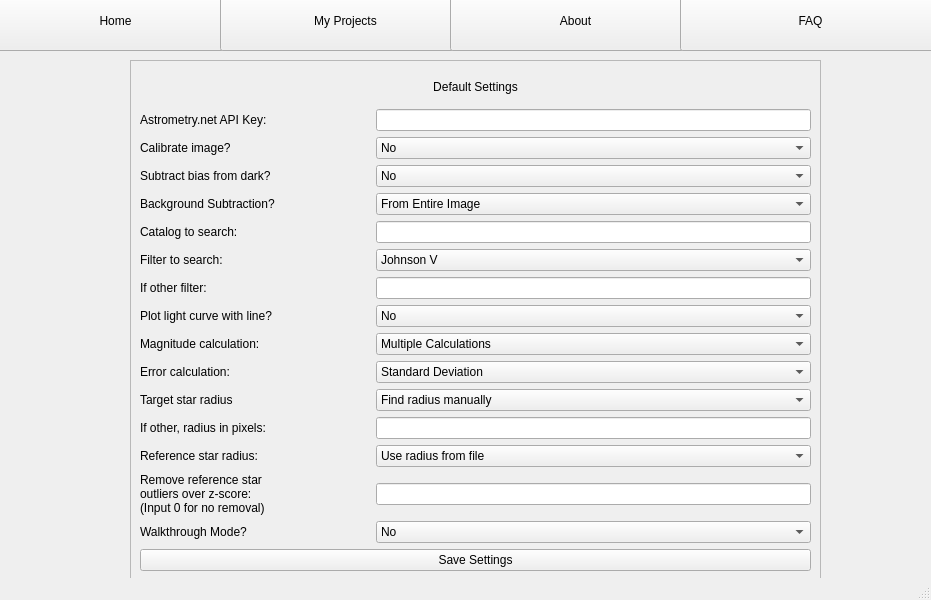
<?xml version="1.0" encoding="UTF-8"?>
<ui version="4.0">
 <class>MainWindow</class>
 <widget class="QMainWindow" name="MainWindow">
  <property name="geometry">
   <rect>
    <x>0</x>
    <y>0</y>
    <width>931</width>
    <height>600</height>
   </rect>
  </property>
  <property name="sizePolicy">
   <sizepolicy hsizetype="Fixed" vsizetype="Fixed">
    <horstretch>0</horstretch>
    <verstretch>0</verstretch>
   </sizepolicy>
  </property>
  <property name="minimumSize">
   <size>
    <width>931</width>
    <height>600</height>
   </size>
  </property>
  <property name="maximumSize">
   <size>
    <width>931</width>
    <height>600</height>
   </size>
  </property>
  <property name="windowTitle">
   <string>Photometry+</string>
  </property>
  <widget class="QWidget" name="centralwidget">
   <widget class="QScrollArea" name="projectscrll">
    <property name="geometry">
     <rect>
      <x>130</x>
      <y>60</y>
      <width>691</width>
      <height>521</height>
     </rect>
    </property>
    <property name="sizePolicy">
     <sizepolicy hsizetype="Expanding" vsizetype="Expanding">
      <horstretch>1</horstretch>
      <verstretch>1</verstretch>
     </sizepolicy>
    </property>
    <property name="widgetResizable">
     <bool>true</bool>
    </property>
    <widget class="QWidget" name="scrollAreaWidgetContents">
     <property name="geometry">
      <rect>
       <x>0</x>
       <y>0</y>
       <width>689</width>
       <height>619</height>
      </rect>
     </property>
     <property name="sizePolicy">
      <sizepolicy hsizetype="Expanding" vsizetype="Preferred">
       <horstretch>0</horstretch>
       <verstretch>0</verstretch>
      </sizepolicy>
     </property>
     <layout class="QGridLayout" name="gridLayout">
      <item row="7" column="1">
       <widget class="QLabel" name="filterinfo">
        <property name="maximumSize">
         <size>
          <width>10</width>
          <height>10</height>
         </size>
        </property>
        <property name="text">
         <string/>
        </property>
        <property name="pixmap">
         <pixmap>../assets/info.png</pixmap>
        </property>
        <property name="scaledContents">
         <bool>true</bool>
        </property>
       </widget>
      </item>
      <item row="15" column="1">
       <widget class="QLabel" name="removerefinfo">
        <property name="maximumSize">
         <size>
          <width>10</width>
          <height>10</height>
         </size>
        </property>
        <property name="text">
         <string/>
        </property>
        <property name="pixmap">
         <pixmap>../assets/info.png</pixmap>
        </property>
        <property name="scaledContents">
         <bool>true</bool>
        </property>
       </widget>
      </item>
      <item row="1" column="0" colspan="4">
       <widget class="QLabel" name="label_4">
        <property name="styleSheet">
         <string notr="true">font: 18pt &quot;Arial Rounded MT Bold&quot;;</string>
        </property>
        <property name="text">
         <string>Default Settings</string>
        </property>
        <property name="alignment">
         <set>Qt::AlignCenter</set>
        </property>
       </widget>
      </item>
      <item row="9" column="1">
       <widget class="QLabel" name="lightcurvelineinfo">
        <property name="maximumSize">
         <size>
          <width>10</width>
          <height>10</height>
         </size>
        </property>
        <property name="text">
         <string/>
        </property>
        <property name="pixmap">
         <pixmap>../assets/info.png</pixmap>
        </property>
        <property name="scaledContents">
         <bool>true</bool>
        </property>
       </widget>
      </item>
      <item row="8" column="0">
       <widget class="QLabel" name="label_7">
        <property name="text">
         <string>If other filter:</string>
        </property>
       </widget>
      </item>
      <item row="15" column="2" colspan="2">
       <widget class="QLineEdit" name="removeoutlierentry"/>
      </item>
      <item row="13" column="0">
       <widget class="QLabel" name="label_19">
        <property name="text">
         <string>If other, radius in pixels:</string>
        </property>
       </widget>
      </item>
      <item row="9" column="2" colspan="2">
       <widget class="QComboBox" name="lightcurvelinecombo">
        <item>
         <property name="text">
          <string>No</string>
         </property>
        </item>
        <item>
         <property name="text">
          <string>Yes</string>
         </property>
        </item>
       </widget>
      </item>
      <item row="3" column="1">
       <widget class="QLabel" name="calibrateinfo">
        <property name="maximumSize">
         <size>
          <width>10</width>
          <height>10</height>
         </size>
        </property>
        <property name="text">
         <string/>
        </property>
        <property name="pixmap">
         <pixmap>../assets/info.png</pixmap>
        </property>
        <property name="scaledContents">
         <bool>true</bool>
        </property>
       </widget>
      </item>
      <item row="12" column="1">
       <widget class="QLabel" name="targetradiusinfo">
        <property name="maximumSize">
         <size>
          <width>10</width>
          <height>10</height>
         </size>
        </property>
        <property name="text">
         <string/>
        </property>
        <property name="pixmap">
         <pixmap>../assets/info.png</pixmap>
        </property>
        <property name="scaledContents">
         <bool>true</bool>
        </property>
       </widget>
      </item>
      <item row="4" column="0">
       <widget class="QLabel" name="label_8">
        <property name="text">
         <string>Subtract bias from dark?</string>
        </property>
       </widget>
      </item>
      <item row="13" column="1">
       <widget class="QLabel" name="pixradiusinfo">
        <property name="maximumSize">
         <size>
          <width>10</width>
          <height>10</height>
         </size>
        </property>
        <property name="text">
         <string/>
        </property>
        <property name="pixmap">
         <pixmap>../assets/info.png</pixmap>
        </property>
        <property name="scaledContents">
         <bool>true</bool>
        </property>
       </widget>
      </item>
      <item row="15" column="0">
       <widget class="QLabel" name="label_16">
        <property name="text">
         <string>Remove reference star
outliers over z-score:
(Input 0 for no removal)</string>
        </property>
       </widget>
      </item>
      <item row="9" column="0">
       <widget class="QLabel" name="label_12">
        <property name="text">
         <string>Plot light curve with line?</string>
        </property>
       </widget>
      </item>
      <item row="3" column="2" colspan="2">
       <widget class="QComboBox" name="calibratecombo">
        <item>
         <property name="text">
          <string>No</string>
         </property>
        </item>
        <item>
         <property name="text">
          <string>Yes</string>
         </property>
        </item>
       </widget>
      </item>
      <item row="2" column="1">
       <widget class="QLabel" name="astrometryinfo">
        <property name="maximumSize">
         <size>
          <width>10</width>
          <height>10</height>
         </size>
        </property>
        <property name="text">
         <string/>
        </property>
        <property name="pixmap">
         <pixmap>../assets/info.png</pixmap>
        </property>
        <property name="scaledContents">
         <bool>true</bool>
        </property>
       </widget>
      </item>
      <item row="2" column="0">
       <widget class="QLabel" name="label_5">
        <property name="text">
         <string>Astrometry.net API Key:</string>
        </property>
       </widget>
      </item>
      <item row="8" column="1">
       <widget class="QLabel" name="otherfilterinfo">
        <property name="maximumSize">
         <size>
          <width>10</width>
          <height>10</height>
         </size>
        </property>
        <property name="text">
         <string/>
        </property>
        <property name="pixmap">
         <pixmap>../assets/info.png</pixmap>
        </property>
        <property name="scaledContents">
         <bool>true</bool>
        </property>
       </widget>
      </item>
      <item row="14" column="0">
       <widget class="QLabel" name="label_14">
        <property name="text">
         <string>Reference star radius:</string>
        </property>
       </widget>
      </item>
      <item row="6" column="0">
       <widget class="QLabel" name="label_10">
        <property name="text">
         <string>Catalog to search:</string>
        </property>
       </widget>
      </item>
      <item row="12" column="0">
       <widget class="QLabel" name="label_15">
        <property name="text">
         <string>Target star radius</string>
        </property>
       </widget>
      </item>
      <item row="5" column="0">
       <widget class="QLabel" name="label_9">
        <property name="text">
         <string>Background Subtraction?</string>
        </property>
       </widget>
      </item>
      <item row="7" column="2" colspan="2">
       <widget class="QComboBox" name="filtercombo">
        <item>
         <property name="text">
          <string>Johnson V</string>
         </property>
        </item>
        <item>
         <property name="text">
          <string>Johnson B</string>
         </property>
        </item>
        <item>
         <property name="text">
          <string>g'</string>
         </property>
        </item>
        <item>
         <property name="text">
          <string>r'</string>
         </property>
        </item>
        <item>
         <property name="text">
          <string>i'</string>
         </property>
        </item>
        <item>
         <property name="text">
          <string>Other</string>
         </property>
        </item>
       </widget>
      </item>
      <item row="3" column="0">
       <widget class="QLabel" name="label_6">
        <property name="text">
         <string>Calibrate image?</string>
        </property>
       </widget>
      </item>
      <item row="11" column="0">
       <widget class="QLabel" name="label_13">
        <property name="text">
         <string>Error calculation:</string>
        </property>
       </widget>
      </item>
      <item row="5" column="2" colspan="2">
       <widget class="QComboBox" name="backgroundcombo">
        <item>
         <property name="text">
          <string>From Entire Image</string>
         </property>
        </item>
        <item>
         <property name="text">
          <string>From Individual Stars</string>
         </property>
        </item>
       </widget>
      </item>
      <item row="6" column="1">
       <widget class="QLabel" name="cataloginfo">
        <property name="maximumSize">
         <size>
          <width>10</width>
          <height>10</height>
         </size>
        </property>
        <property name="text">
         <string/>
        </property>
        <property name="pixmap">
         <pixmap>../assets/info.png</pixmap>
        </property>
        <property name="scaledContents">
         <bool>true</bool>
        </property>
       </widget>
      </item>
      <item row="16" column="0">
       <widget class="QLabel" name="label_20">
        <property name="text">
         <string>Walkthrough Mode?</string>
        </property>
       </widget>
      </item>
      <item row="4" column="2" colspan="2">
       <widget class="QComboBox" name="subtractbiascombo">
        <item>
         <property name="text">
          <string>No</string>
         </property>
        </item>
        <item>
         <property name="text">
          <string>Yes</string>
         </property>
        </item>
       </widget>
      </item>
      <item row="11" column="2" colspan="2">
       <widget class="QComboBox" name="errorcombo">
        <item>
         <property name="text">
          <string>Standard Deviation</string>
         </property>
        </item>
        <item>
         <property name="text">
          <string>Weighted Magnitude</string>
         </property>
        </item>
        <item>
         <property name="text">
          <string>Jack Knife</string>
         </property>
        </item>
        <item>
         <property name="text">
          <string>No error calculation</string>
         </property>
        </item>
       </widget>
      </item>
      <item row="14" column="1">
       <widget class="QLabel" name="refradiusinfo">
        <property name="maximumSize">
         <size>
          <width>10</width>
          <height>10</height>
         </size>
        </property>
        <property name="text">
         <string/>
        </property>
        <property name="pixmap">
         <pixmap>../assets/info.png</pixmap>
        </property>
        <property name="scaledContents">
         <bool>true</bool>
        </property>
       </widget>
      </item>
      <item row="12" column="2" colspan="2">
       <widget class="QComboBox" name="targetradiuscombo">
        <item>
         <property name="text">
          <string>Find radius manually</string>
         </property>
        </item>
        <item>
         <property name="text">
          <string>Use full-width half-maximum</string>
         </property>
        </item>
        <item>
         <property name="text">
          <string>Other</string>
         </property>
        </item>
       </widget>
      </item>
      <item row="14" column="2" colspan="2">
       <widget class="QComboBox" name="refradiuscombo">
        <item>
         <property name="text">
          <string>Use radius from file</string>
         </property>
        </item>
        <item>
         <property name="text">
          <string>Same as target star radius</string>
         </property>
        </item>
       </widget>
      </item>
      <item row="2" column="2" colspan="2">
       <widget class="QLineEdit" name="apikeyentry"/>
      </item>
      <item row="11" column="1">
       <widget class="QLabel" name="errorinfo">
        <property name="maximumSize">
         <size>
          <width>10</width>
          <height>10</height>
         </size>
        </property>
        <property name="text">
         <string/>
        </property>
        <property name="pixmap">
         <pixmap>../assets/info.png</pixmap>
        </property>
        <property name="scaledContents">
         <bool>true</bool>
        </property>
       </widget>
      </item>
      <item row="5" column="1">
       <widget class="QLabel" name="backgroundinfo">
        <property name="maximumSize">
         <size>
          <width>10</width>
          <height>10</height>
         </size>
        </property>
        <property name="text">
         <string/>
        </property>
        <property name="pixmap">
         <pixmap>../assets/info.png</pixmap>
        </property>
        <property name="scaledContents">
         <bool>true</bool>
        </property>
       </widget>
      </item>
      <item row="7" column="0">
       <widget class="QLabel" name="label_11">
        <property name="text">
         <string>Filter to search:</string>
        </property>
       </widget>
      </item>
      <item row="4" column="1">
       <widget class="QLabel" name="subtractbiasinfo">
        <property name="maximumSize">
         <size>
          <width>10</width>
          <height>10</height>
         </size>
        </property>
        <property name="text">
         <string/>
        </property>
        <property name="pixmap">
         <pixmap>../assets/info.png</pixmap>
        </property>
        <property name="scaledContents">
         <bool>true</bool>
        </property>
       </widget>
      </item>
      <item row="6" column="2" colspan="2">
       <widget class="QLineEdit" name="catalogentry"/>
      </item>
      <item row="17" column="0" colspan="4">
       <widget class="QPushButton" name="submitbtn">
        <property name="text">
         <string>Save Settings</string>
        </property>
       </widget>
      </item>
      <item row="16" column="1">
       <widget class="QLabel" name="walkthroughinfo">
        <property name="maximumSize">
         <size>
          <width>10</width>
          <height>10</height>
         </size>
        </property>
        <property name="text">
         <string/>
        </property>
        <property name="pixmap">
         <pixmap>../assets/info.png</pixmap>
        </property>
        <property name="scaledContents">
         <bool>true</bool>
        </property>
       </widget>
      </item>
      <item row="10" column="0">
       <widget class="QLabel" name="label_17">
        <property name="text">
         <string>Magnitude calculation:</string>
        </property>
       </widget>
      </item>
      <item row="10" column="1">
       <widget class="QLabel" name="magnitudeinfo">
        <property name="maximumSize">
         <size>
          <width>10</width>
          <height>10</height>
         </size>
        </property>
        <property name="toolTip">
         <string>&lt;html&gt;&lt;head/&gt;&lt;body&gt;&lt;p&gt;Select &amp;quot;Multiple Calculations&amp;quot; to calculate a target object magnitude for every reference star, and then average those magnitudes together for the final magnitude. Select &amp;quot;One Calculation&amp;quot; to average the reference star counts and magnitudes together, and then calculate one final target object magnitude. &lt;/p&gt;&lt;/body&gt;&lt;/html&gt;</string>
        </property>
        <property name="text">
         <string/>
        </property>
        <property name="pixmap">
         <pixmap>../assets/info.png</pixmap>
        </property>
        <property name="scaledContents">
         <bool>true</bool>
        </property>
       </widget>
      </item>
      <item row="10" column="2" colspan="2">
       <widget class="QComboBox" name="magnitudecombo">
        <item>
         <property name="text">
          <string>Multiple Calculations</string>
         </property>
        </item>
        <item>
         <property name="text">
          <string>One Calculation</string>
         </property>
        </item>
       </widget>
      </item>
      <item row="8" column="2" colspan="2">
       <widget class="QLineEdit" name="filterentry">
        <property name="readOnly">
         <bool>false</bool>
        </property>
       </widget>
      </item>
      <item row="13" column="2" colspan="2">
       <widget class="QLineEdit" name="pixradentry"/>
      </item>
      <item row="16" column="2" colspan="2">
       <widget class="QComboBox" name="walkthroughcombo">
        <item>
         <property name="text">
          <string>No</string>
         </property>
        </item>
        <item>
         <property name="text">
          <string>Yes</string>
         </property>
        </item>
       </widget>
      </item>
     </layout>
    </widget>
   </widget>
   <widget class="QLabel" name="label_21">
    <property name="geometry">
     <rect>
      <x>930</x>
      <y>380</y>
      <width>10</width>
      <height>10</height>
     </rect>
    </property>
    <property name="maximumSize">
     <size>
      <width>10</width>
      <height>10</height>
     </size>
    </property>
    <property name="text">
     <string/>
    </property>
    <property name="pixmap">
     <pixmap>../assets/info.png</pixmap>
    </property>
    <property name="scaledContents">
     <bool>true</bool>
    </property>
   </widget>
   <widget class="QPushButton" name="homebtn">
    <property name="geometry">
     <rect>
      <x>-10</x>
      <y>-10</y>
      <width>251</width>
      <height>61</height>
     </rect>
    </property>
    <property name="styleSheet">
     <string notr="true">font: 16pt &quot;Arial Rounded MT Bold&quot;;</string>
    </property>
    <property name="text">
     <string>Home</string>
    </property>
    <property name="icon">
     <iconset>
      <normaloff>../assets/PhotometryPlusLogo.png</normaloff>../assets/PhotometryPlusLogo.png</iconset>
    </property>
    <property name="iconSize">
     <size>
      <width>100</width>
      <height>30</height>
     </size>
    </property>
   </widget>
   <widget class="QPushButton" name="myprojectsbtn">
    <property name="geometry">
     <rect>
      <x>220</x>
      <y>-10</y>
      <width>251</width>
      <height>61</height>
     </rect>
    </property>
    <property name="styleSheet">
     <string notr="true">font: 16pt &quot;Arial Rounded MT Bold&quot;;</string>
    </property>
    <property name="text">
     <string>My Projects</string>
    </property>
   </widget>
   <widget class="QPushButton" name="aboutbtn">
    <property name="geometry">
     <rect>
      <x>450</x>
      <y>-10</y>
      <width>251</width>
      <height>61</height>
     </rect>
    </property>
    <property name="styleSheet">
     <string notr="true">font: 16pt &quot;Arial Rounded MT Bold&quot;;</string>
    </property>
    <property name="text">
     <string>About</string>
    </property>
   </widget>
   <widget class="QPushButton" name="helpbtn">
    <property name="geometry">
     <rect>
      <x>680</x>
      <y>-10</y>
      <width>261</width>
      <height>61</height>
     </rect>
    </property>
    <property name="styleSheet">
     <string notr="true">font: 16pt &quot;Arial Rounded MT Bold&quot;;</string>
    </property>
    <property name="text">
     <string>FAQ</string>
    </property>
   </widget>
   <widget class="QLabel" name="bkglbl">
    <property name="geometry">
     <rect>
      <x>0</x>
      <y>0</y>
      <width>931</width>
      <height>581</height>
     </rect>
    </property>
    <property name="text">
     <string/>
    </property>
    <property name="pixmap">
     <pixmap>../assets/space.jpg</pixmap>
    </property>
    <property name="scaledContents">
     <bool>true</bool>
    </property>
   </widget>
   <zorder>bkglbl</zorder>
   <zorder>label_21</zorder>
   <zorder>projectscrll</zorder>
   <zorder>homebtn</zorder>
   <zorder>myprojectsbtn</zorder>
   <zorder>aboutbtn</zorder>
   <zorder>helpbtn</zorder>
  </widget>
  <widget class="QMenuBar" name="menubar">
   <property name="geometry">
    <rect>
     <x>0</x>
     <y>0</y>
     <width>931</width>
     <height>22</height>
    </rect>
   </property>
  </widget>
  <widget class="QStatusBar" name="statusbar"/>
 </widget>
 <resources/>
 <connections/>
</ui>
